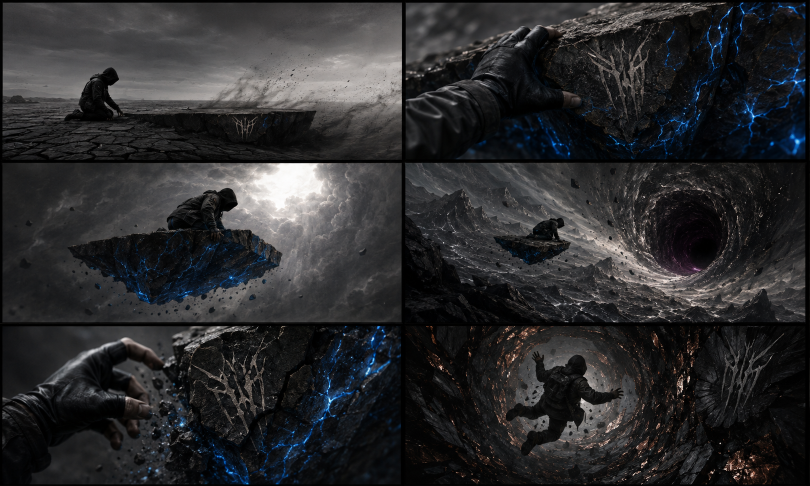
#> input picture prototypes/down-trigger-clip-preprod-v01/storyboard-revised-v01.png, 1619 x 972 px (shown at 1/2 size)
$ python build_preprod_animatic_v02.py
#> lines starting #> are read from the running program, lines starting #| are printed output that depends on the picture
#> in main, storyboard is the input picture: PIL image 1619x972 RGB; mean R, G, B 43.6, 43.8, 45.5
from pathlib import Path

from PIL import Image, ImageOps


ROOT = Path(__file__).parent
SOURCE = ROOT / "storyboard-revised-v01.png"
OUTPUT = ROOT / "down-trigger-preprod-animatic-v02.gif"
FRAME_SIZE = (960, 540)


def panel_crops(image: Image.Image):
    """Read the 2x3 storyboard without stretching its wide vignette ratio."""
    width, height = image.size
#> width = 1619; height = 972
    cell_w = width // 2
#> cell_w = 809
    cell_h = height // 3
#> cell_h = 324
    gutter = 3
    boxes = [
        (0, 0, cell_w - gutter, cell_h - gutter),
        (cell_w + gutter, 0, width, cell_h - gutter),
        (0, cell_h + gutter, cell_w - gutter, cell_h * 2 - gutter),
        (cell_w + gutter, cell_h + gutter, width, cell_h * 2 - gutter),
        (0, cell_h * 2 + gutter, cell_w - gutter, height),
        (cell_w + gutter, cell_h * 2 + gutter, width, height),
    ]
    return [image.crop(box) for box in boxes]


def letterbox(panel: Image.Image) -> Image.Image:
    """Fit a panel into 16:9 while preserving the source composition."""
    panel = panel.convert("RGB")
    scale = min(FRAME_SIZE[0] / panel.width, FRAME_SIZE[1] / panel.height)
#> scale = 1.19
    size = (max(1, round(panel.width * scale)), max(1, round(panel.height * scale)))
#> size = (960, 382)
    resized = panel.resize(size, Image.Resampling.LANCZOS)
    canvas = Image.new("RGB", FRAME_SIZE, (9, 10, 12))
    x = (FRAME_SIZE[0] - resized.width) // 2
#> x = 0
    y = (FRAME_SIZE[1] - resized.height) // 2
#> y = 79
    canvas.paste(resized, (x, y))
    return canvas


def main():
    storyboard = Image.open(SOURCE)
    panels = [letterbox(panel) for panel in panel_crops(storyboard)]
#> in letterbox (call 3), `panel = panel.convert("RGB")`:
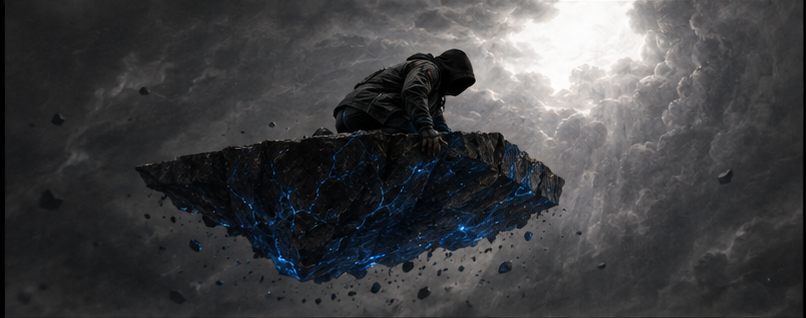
#> panel: PIL image 806x318 RGB; mean R, G, B 64.4, 64.8, 66.7
#> in letterbox (call 4), `panel = panel.convert("RGB")`:
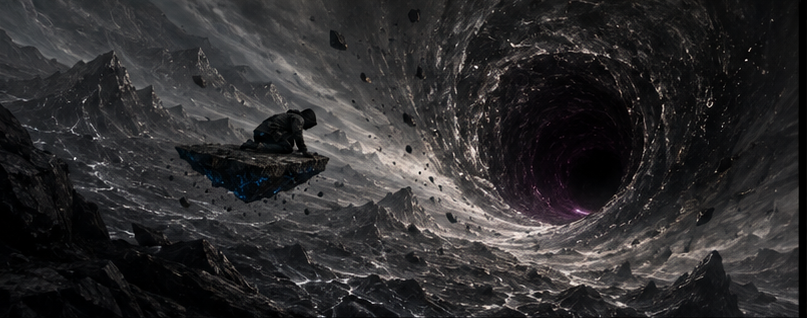
#> panel: PIL image 807x318 RGB; mean R, G, B 47.2, 45.9, 46.8
#> in letterbox (call 4), `canvas.paste(resized, (x, y))`:
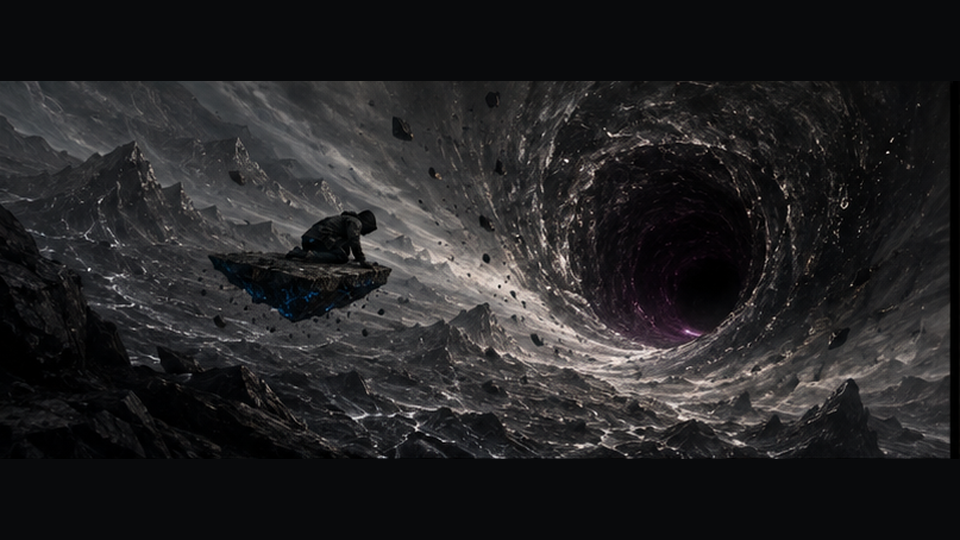
#> canvas: PIL image 960x540 RGB; mean R, G, B 35.7, 35.1, 36.4
#> in letterbox (call 5), `panel = panel.convert("RGB")`:
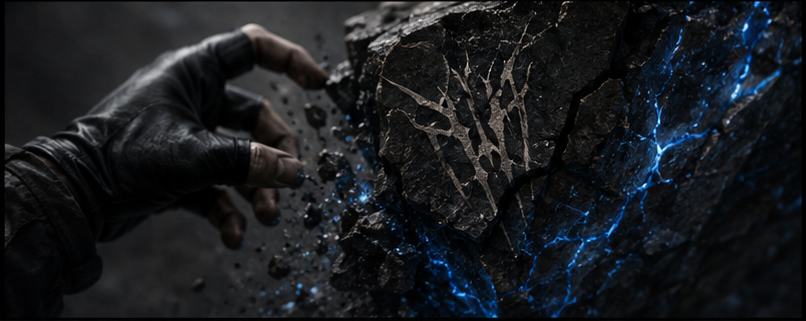
#> panel: PIL image 806x321 RGB; mean R, G, B 25.4, 28, 31.7
#> in letterbox (call 5), `canvas.paste(resized, (x, y))`:
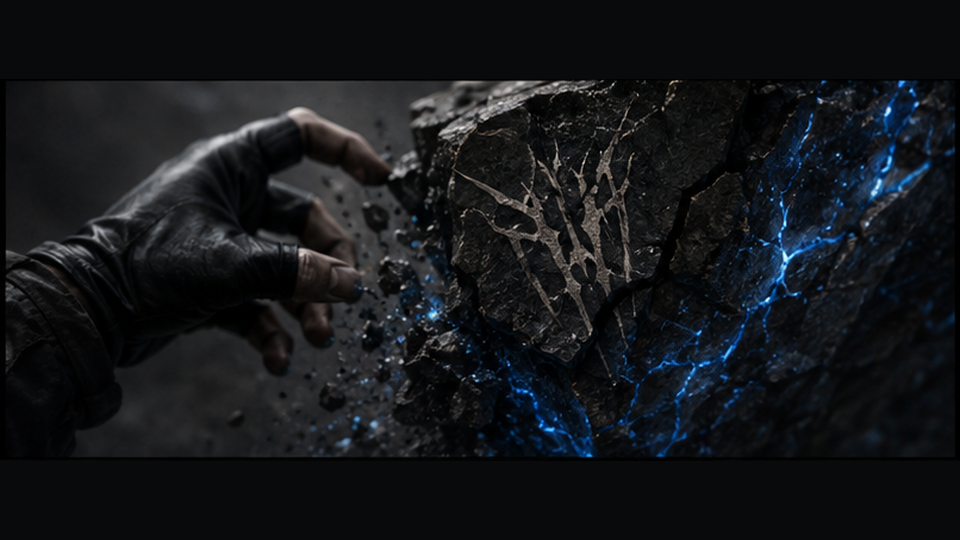
#> canvas: PIL image 960x540 RGB; mean R, G, B 20.6, 22.7, 25.9
#> in letterbox (call 6), `panel = panel.convert("RGB")`:
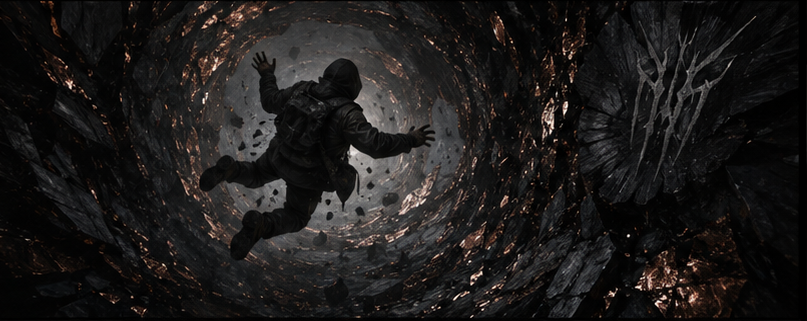
#> panel: PIL image 807x321 RGB; mean R, G, B 29.1, 27.1, 26.4
#> in letterbox (call 6), `canvas.paste(resized, (x, y))`:
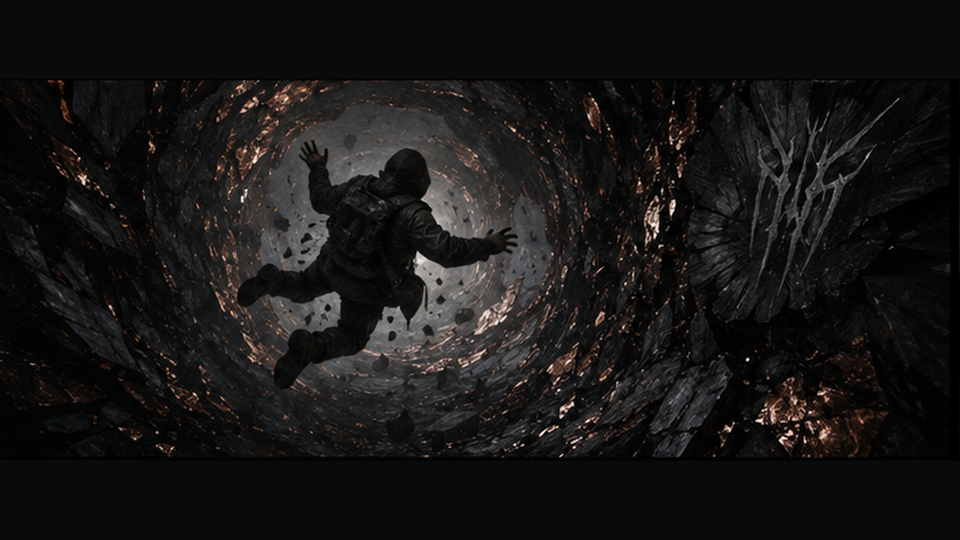
#> canvas: PIL image 960x540 RGB; mean R, G, B 23.2, 22.1, 22.2
#> panels = 6 items

    # Each keyframe is held for 300 ms by the GIF timing. The sequence only moves
    # forward: grip -> lift -> false hope -> core reveal -> release -> fall.
    frames = panels
#> frames = 6 items
    frames[0].save(
        OUTPUT,
        save_all=True,
        append_images=frames[1:],
        duration=300,
        loop=0,
        disposal=2,
        optimize=False,
    )
    print(f"Wrote {OUTPUT} ({len(frames)} keyframes, 300 ms holds, {FRAME_SIZE[0]}x{FRAME_SIZE[1]})")
#| Wrote prototypes/down-trigger-clip-preprod-v01/down-trigger-preprod-animatic-v02.gif (6 keyframes, 300 ms holds, 960x540)


if __name__ == "__main__":
    main()

$ run again, with prototypes/down-trigger-clip-preprod-v01/hand-release-base-row.png copied over prototypes/down-trigger-clip-preprod-v01/storyboard-revised-v01.png
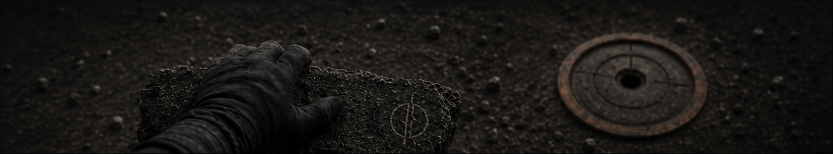
#> input picture prototypes/down-trigger-clip-preprod-v01/hand-release-base-row.png, 1666 x 308 px (shown at 1/2 size)
#> in main, storyboard is the input picture: PIL image 1666x308 RGB; mean R, G, B 25.5, 23.4, 21
#> panel: PIL image 830x96 RGB
#> resized: PIL image 960x111 RGB
#> panel: PIL image 830x101 RGB
#> resized: PIL image 960x117 RGB
#> in letterbox (call 6), `panel = panel.convert("RGB")`:
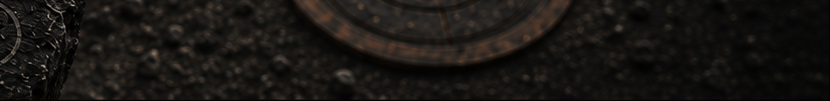
#> panel: PIL image 830x101 RGB; mean R, G, B 25.1, 22.4, 19.6
#> in letterbox (call 6), `canvas.paste(resized, (x, y))`:
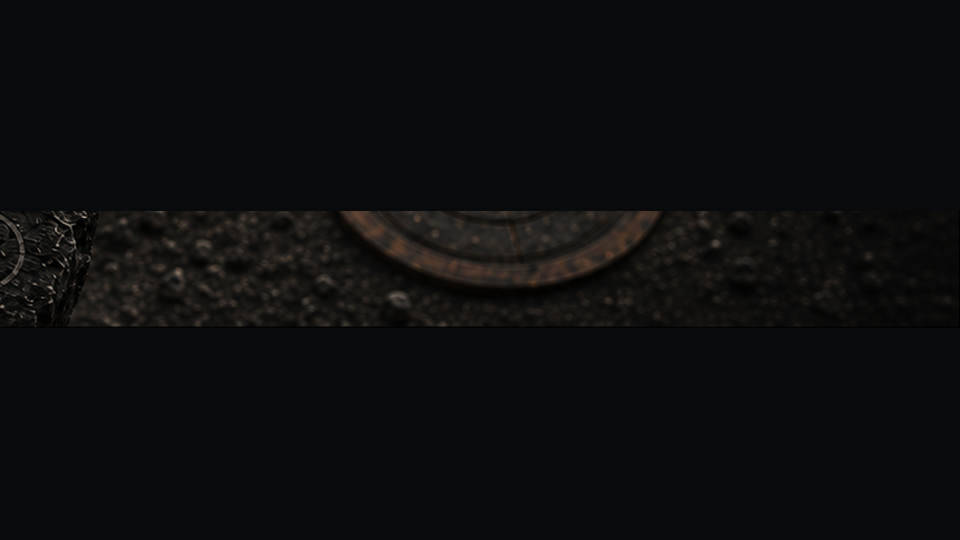
#> canvas: PIL image 960x540 RGB; mean R, G, B 12.5, 12.7, 13.6
#> panels = 6 items
#| Wrote prototypes/down-trigger-clip-preprod-v01/down-trigger-preprod-animatic-v02.gif (6 keyframes, 300 ms holds, 960x540)

$ run again, with prototypes/down-trigger-clip-preprod-v01/hand-release-registered-v02-contact-sheet.png copied over prototypes/down-trigger-clip-preprod-v01/storyboard-revised-v01.png
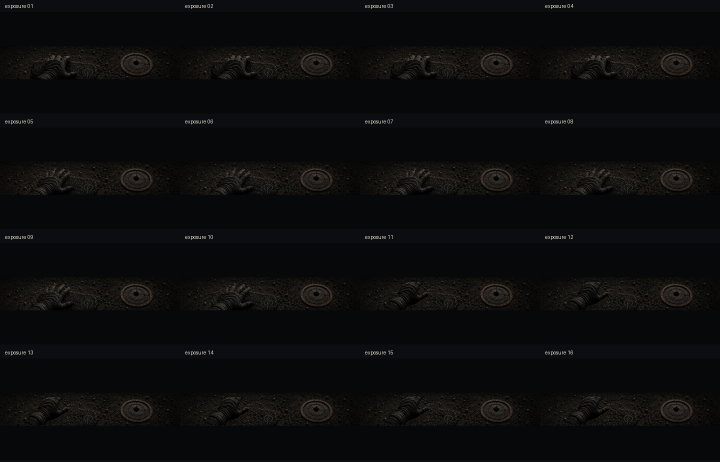
#> input picture prototypes/down-trigger-clip-preprod-v01/hand-release-registered-v02-contact-sheet.png, 1440 x 924 px (shown at 1/2 size)
#> in main, storyboard is the input picture: PIL image 1440x924 RGB; mean R, G, B 11.9, 11.9, 12.7
#> panel: PIL image 717x302 RGB
#> resized: PIL image 960x404 RGB
#> in letterbox (call 5), `panel = panel.convert("RGB")`:
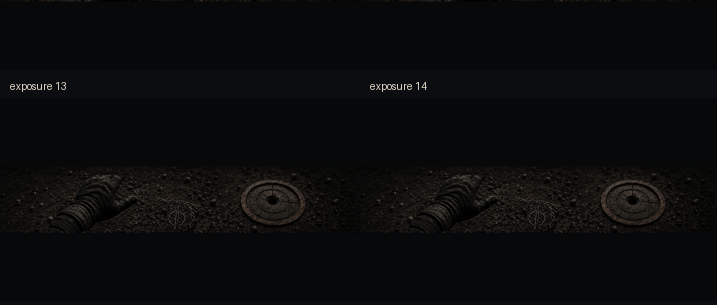
#> panel: PIL image 717x305 RGB; mean R, G, B 10.7, 11, 12.1
#> resized: PIL image 960x408 RGB
#> in letterbox (call 5), `canvas.paste(resized, (x, y))`:
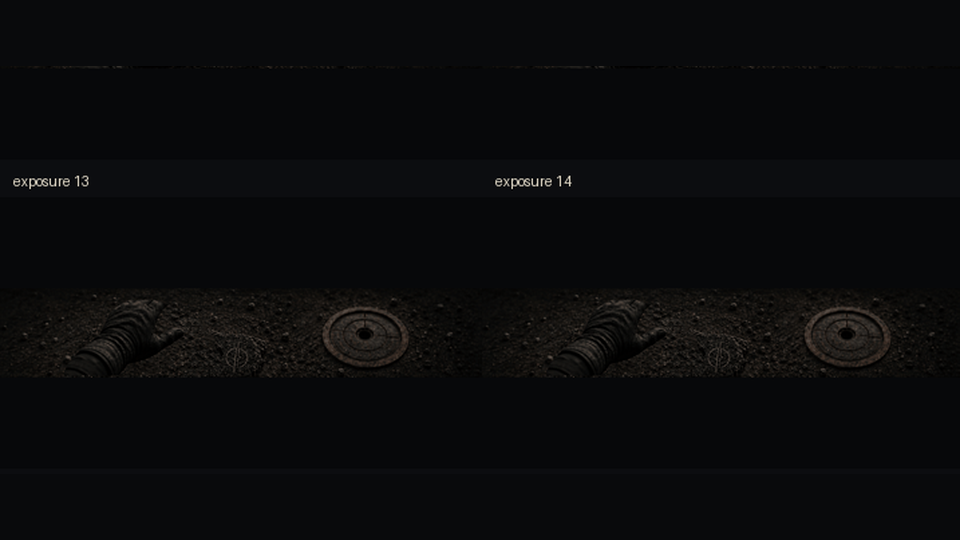
#> canvas: PIL image 960x540 RGB; mean R, G, B 10.3, 10.7, 12.1
#> panels = 6 items
#| Wrote prototypes/down-trigger-clip-preprod-v01/down-trigger-preprod-animatic-v02.gif (6 keyframes, 300 ms holds, 960x540)

$ run again, with prototypes/down-trigger-clip-preprod-v01/hand-release-test-v01.png copied over prototypes/down-trigger-clip-preprod-v01/storyboard-revised-v01.png
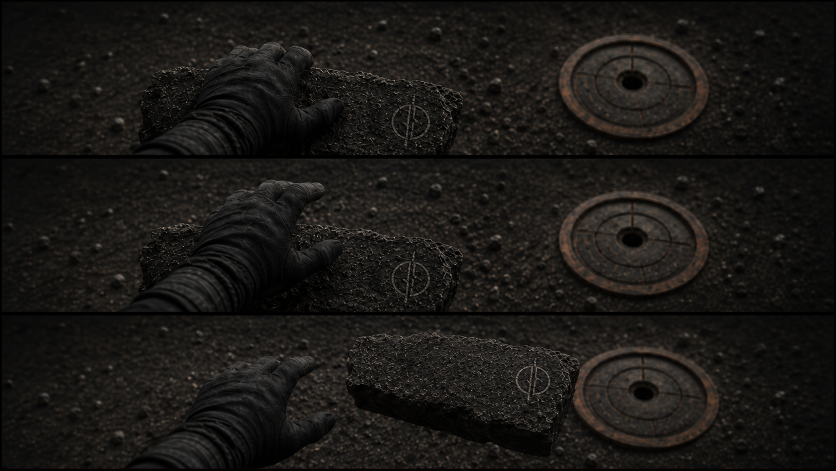
#> input picture prototypes/down-trigger-clip-preprod-v01/hand-release-test-v01.png, 1672 x 941 px (shown at 1/2 size)
#> in main, storyboard is the input picture: PIL image 1672x941 RGB; mean R, G, B 26, 23.9, 21.4
#> panel: PIL image 833x307 RGB
#> resized: PIL image 960x354 RGB
#> panel: PIL image 833x312 RGB
#> resized: PIL image 960x360 RGB
#> in letterbox (call 6), `canvas.paste(resized, (x, y))`:
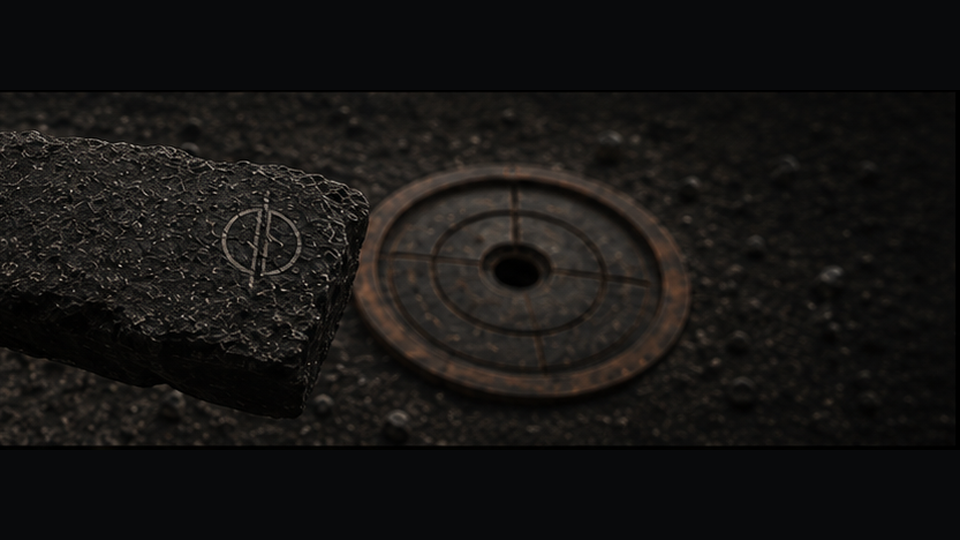
#> canvas: PIL image 960x540 RGB; mean R, G, B 21.7, 20.3, 19.1
#> panels = 6 items
#| Wrote prototypes/down-trigger-clip-preprod-v01/down-trigger-preprod-animatic-v02.gif (6 keyframes, 300 ms holds, 960x540)
